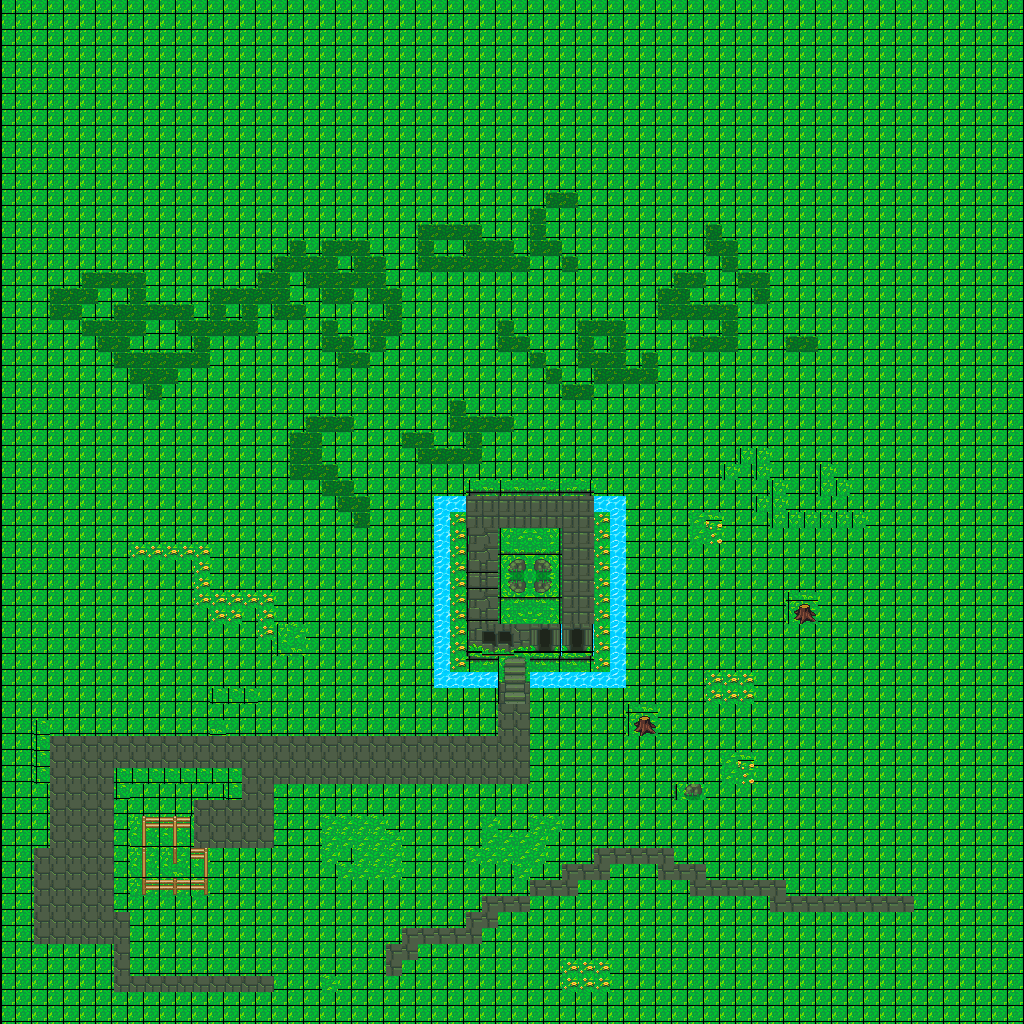

This game map was drawn from its Tiled (.tmx) file and the tilesets committed beside it. A one-line description and the trimmed map source follow:
An orthogonal 64x64 tile map with 16x16 px tiles, 1 tile layer (Tile Layer 1).

<map version="1.2" tiledversion="1.2.3" orientation="orthogonal" renderorder="right-down" width="64" height="64" tilewidth="16" tileheight="16" infinite="0" nextlayerid="15" nextobjectid="63">
 <tileset firstgid="1" source="Tiles.tsx" />
 <layer id="14" name="Tile Layer 1" width="64" height="64" offsetx="2.6469" offsety="0">
  <data>[4096 cells, 4096 non-empty, 74 distinct tile ids]</data>
 </layer>
</map>
